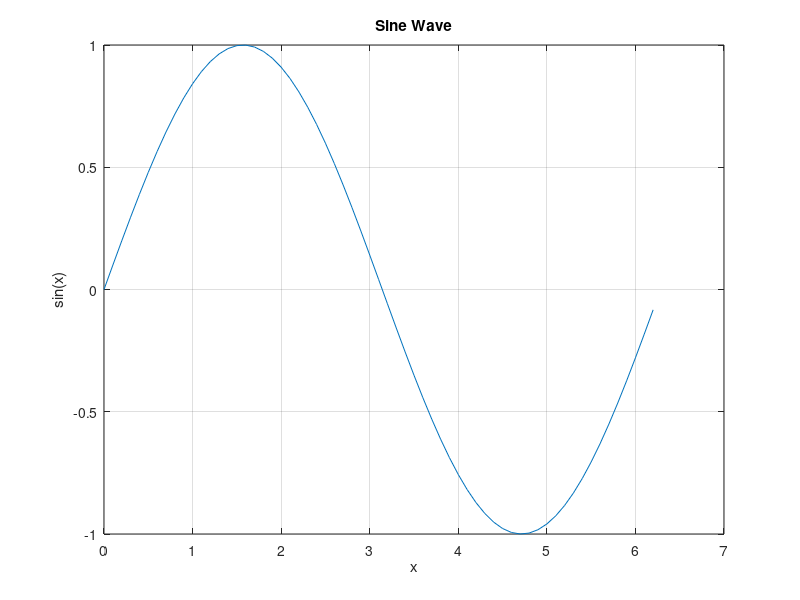

Reproduce this figure in MATLAB.
disp('Hello, World!')

% Simple demo

x = 0:0.1:2*pi;            % Create x-axis values
y = sin(x);                % Compute y-values

plot(x, y);                % Plot the sine wave
title('Sine Wave');        % Add title
xlabel('x');               % Label x-axis
ylabel('sin(x)');          % Label y-axis
grid on;                   % Show grid

% Simple demo 2

function result = addTwoNumbers(a, b)
    % ADDTWONUMBERS Adds two input values

    result = a + b;
end